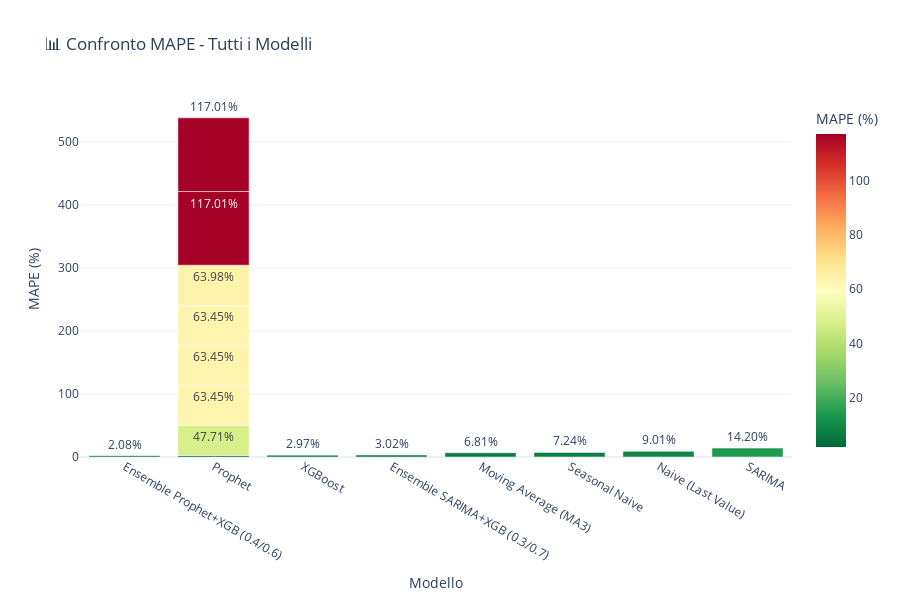

This figure's notebook cell:
### Code cell
# Grafico comparativo MAPE
fig = px.bar(
    df_metrics,
    x='Model',
    y='MAPE (%)',
    title='📊 Confronto MAPE - Tutti i Modelli',
    labels={'MAPE (%)': 'MAPE (%)', 'Model': 'Modello'},
    text='MAPE (%)',
    template='plotly_white',
    color='MAPE (%)',
    color_continuous_scale='RdYlGn_r'
)
fig.update_traces(texttemplate='%{text:.2f}%', textposition='outside')
fig.update_layout(height=600, showlegend=False)
fig.show()

### Figure 1 — Plotly figure (JSON) as saved in the notebook; plotly's stock layout.template omitted (floating-point values rounded to 4 significant figures)
{"data": [{"hovertemplate": "Modello=%{x}<br>MAPE (%)=%{marker.color}<extra></extra>", "legendgroup": "", "marker": {"color": [2.084, 2.554, 2.965, 3.021, 6.806, 7.241, 9.007, 14.2, 47.71, 63.45, 63.45, 63.45, 63.98, 117.0, 117.0], "coloraxis": "coloraxis", "pattern": {"shape": ""}}, "name": "", "orientation": "v", "showlegend": false, "text": [2.084, 2.554, 2.965, 3.021, 6.806, 7.241, 9.007, 14.2, 47.71, 63.45, 63.45, 63.45, 63.98, 117.0, 117.0], "textposition": "outside", "texttemplate": "%{text:.2f}%", "type": "bar", "x": ["Ensemble Prophet+XGB (0.4/0.6)", "Prophet", "XGBoost", "Ensemble SARIMA+XGB (0.3/0.7)", "Moving Average (MA3)", "Seasonal Naive", "Naive (Last Value)", "SARIMA", "Prophet", "Prophet", "Prophet", "Prophet", "Prophet", "Prophet", "Prophet"], "xaxis": "x", "y": [2.084, 2.554, 2.965, 3.021, 6.806, 7.241, 9.007, 14.2, 47.71, 63.45, 63.45, 63.45, 63.98, 117.0, 117.0], "yaxis": "y"}], "layout": {"barmode": "relative", "coloraxis": {"colorbar": {"title": {"text": "MAPE (%)"}}, "colorscale": [[0, "rgb(0,104,55)"], [0.1, "rgb(26,152,80)"], [0.2, "rgb(102,189,99)"], [0.3, "rgb(166,217,106)"], [0.4, "rgb(217,239,139)"], [0.5, "rgb(255,255,191)"], [0.6, "rgb(254,224,139)"], [0.7, "rgb(253,174,97)"], [0.8, "rgb(244,109,67)"], [0.9, "rgb(215,48,39)"], [1, "rgb(165,0,38)"]]}, "height": 600, "legend": {"tracegroupgap": 0}, "showlegend": false, "title": {"text": "📊 Confronto MAPE - Tutti i Modelli"}, "xaxis": {"anchor": "y", "domain": [0, 1], "title": {"text": "Modello"}}, "yaxis": {"anchor": "x", "domain": [0, 1], "title": {"text": "MAPE (%)"}}}}
